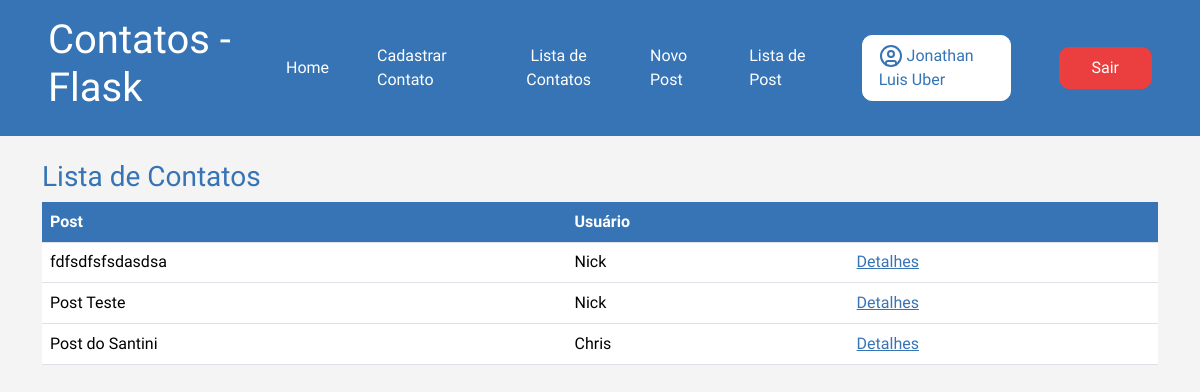
/post/lista (signed in), run on the app's committed database.
### app/models.py (models this page shows, shortened)
class User(db.Model, UserMixin):
    id = db.Column(db.Integer, primary_key=True)
    nome = db.Column(db.String(100), nullable=True)
    sobrenome = db.Column(db.String(100), nullable=True)
    email = db.Column(db.String(100), nullable=True)
    senha = db.Column(db.String(100), nullable=True)
    posts = db.relationship('Post', backref='autor', lazy=True)
    comentarios = db.relationship('PostComentarios', backref='autor', lazy=True)

class Post(db.Model):
    id = db.Column(db.Integer, primary_key=True)
    data_criacao = db.Column(db.DateTime, default=datetime.now())
    mensagem = db.Column(db.String(500), nullable=True)
    imagem = db.Column(db.String(500), nullable=True, default='default.png')
    user_id = db.Column(db.Integer, db.ForeignKey('user.id'), nullable=True)
    comentarios = db.relationship('PostComentarios', backref='post', lazy=True)

### app/views.py (the view)
@app.route('/post/lista')
@login_required
def PostLista():
    posts = Post.query.all()
    print(current_user.posts)
    return render_template('post_lista.html', posts=posts)

### app/models.py (called while the page is built)
@login_manager.user_loader
def load_user(user_id):
    return User.query.get(user_id)

### app/templates/post_lista.html (shortened to what this page needs)
{% extends 'base.html' %}
{% block content %}
    <div class="container">
            <div class="row mt-4">
                <h3>Lista de Contatos</h3>
                <div class="col-12">
                    <table class="table">
                        <thead>
                            <tr>
                                <th>Post</th>
                                <th>Usuário</th>
                                <th></th>
                            </tr>
                        </thead>
                        <body>
                            <tr>
                                {% for linha in posts %}
                                <tr id="linhaPost">
                                    <td>{{linha.mensagem }}</td>
                                    <td>{{linha.autor.nome}}</td>
                                    <td><a href="{{url_for('PostComentarios', id=linha.id)}}" id="detalhesPost">Detalhes</a></td>
                                </tr>
                                {% endfor %}
                            </tr>
                        </body>
                    </table>
                </div>
            </div>
    </div>
{% endblock %}

### app/templates/header.html (shortened to what this page needs)
{% extends "base.html" %}
{% block content %}
    <header>
        <div class="container-header">
            <div class="logo">
                <h1>Contatos - Flask</h1>
            </div>
            <div class="botoesLinks">
                <a href="{{url_for('homepage')}}" class="link">Home</a>
                <a href="{{url_for('contato_cadastro')}}" class="link">Cadastrar Contato</a>
                <a href="{{url_for('contatoLista')}}" style="text-align: center;" class="link">Lista de Contatos</a>
                <a href="{{url_for('PostNovo')}}"class="link">Novo Post</a>
                <a href="{{url_for('PostLista')}}"class="link">Lista de Post</a>
                {% if current_user.is_authenticated %}
                <a href="" class="Cadastro-User-Logado"> {{current_user.nome}} {{current_user.sobrenome}}</a>
                <a href="{{url_for('logout')}}" class="Cadastro-Sair">Sair</a>
                {% else %}
                <a href="{{url_for('login')}}" class="Cadastro-User">Entrar/Cadastrar</a>
                {% endif %}
            </div>
        </div>
    </header>
{% endblock %}

### app/static/style.css (style rules this page uses)
* { margin: 0; padding: 0; }
body { font-family: "Nata Sans", sans-serif; background-color: #f4f4f4; color: #3674B5; width: 100%; }
header { background-color: #3674B5; color: white; font-family: "Nata Sans", sans-serif; width: 100%; }
.container-header { display: flex; flex-direction: row; justify-content: space-between; align-items: center; padding: 1rem 3rem; }
.container-header h1 { font-size: 2.5rem; }
.botoesLinks { display: flex; align-items: center; gap: 3rem; }
.botoesLinks a { text-decoration: none; color: white; }
.container { width: 100% !important; }
.table th { background-color: #3674B5 !important; color: white; }
.Cadastro-User-Logado { color: #3674B5 !important; background-color: white; border: 1px solid white; padding: 0.5rem 1rem; border-radius: 10px; }
.Cadastro-Sair { color: #ffffff !important; background-color: rgb(235, 62, 62); border: 1px solid rgb(235, 62, 62); padding: 0.5rem 2rem; border-radius: 10px; }
#detalhesPost { color: #3674B5 !important; }
table #linhaPost { padding: 0.5rem !important; }

### data on the page
User: nome "Jonathan", sobrenome "Luis Uber"
Post: mensagem "fdfsdfsfsdasdsa", autor.nome "Nick"
Post: mensagem "Post Teste", autor.nome "Nick"
Post: mensagem "Post do Santini", autor.nome "Chris"
